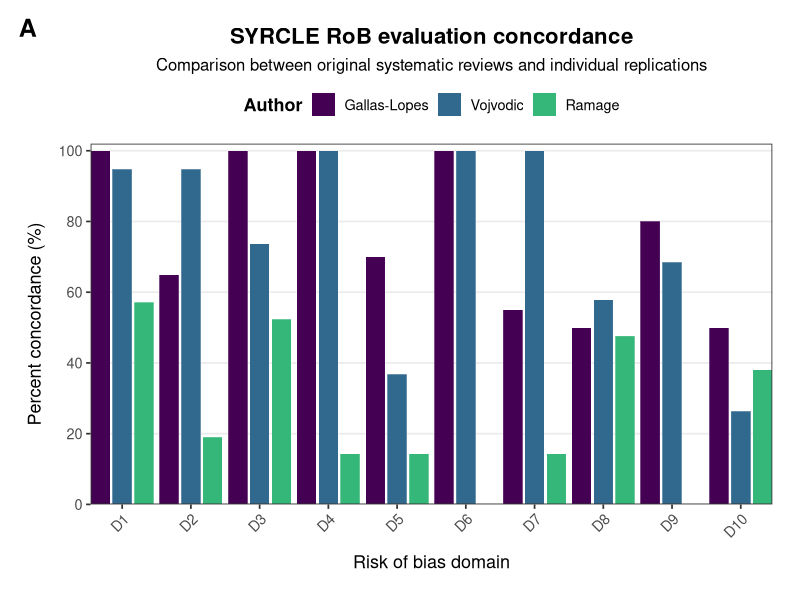
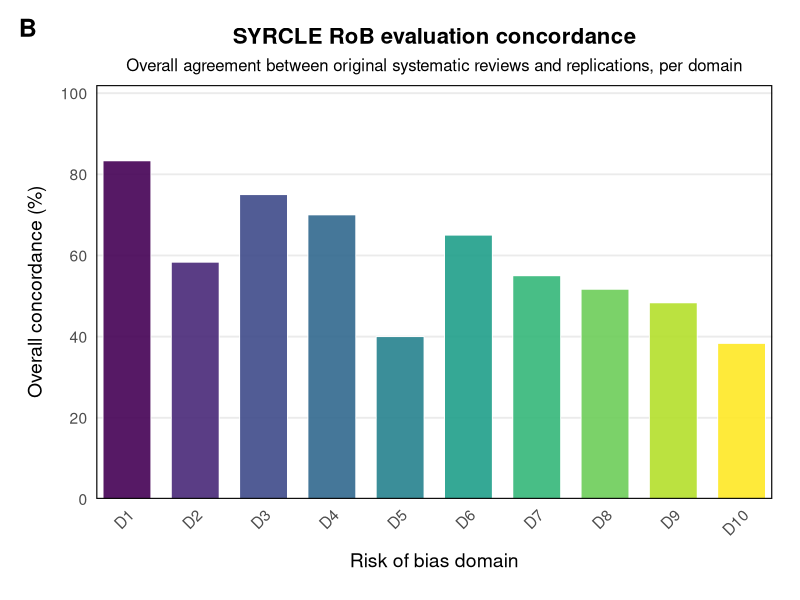
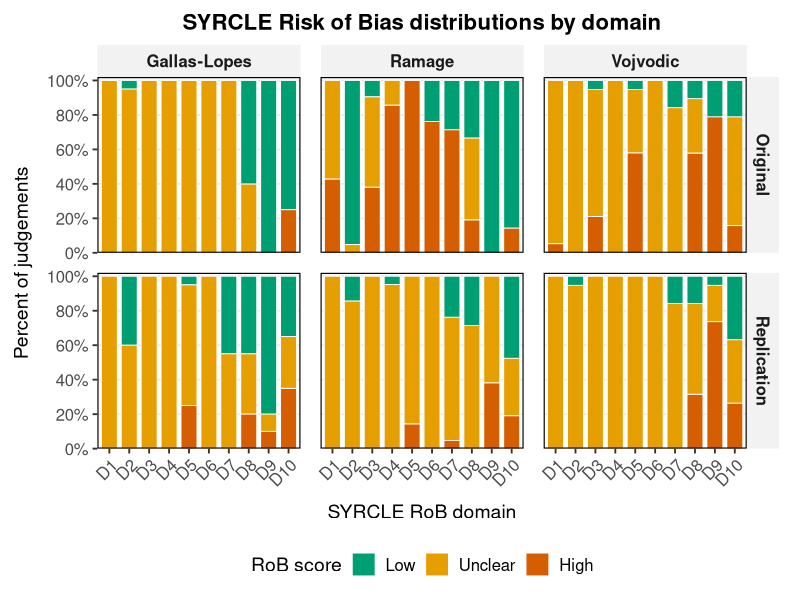
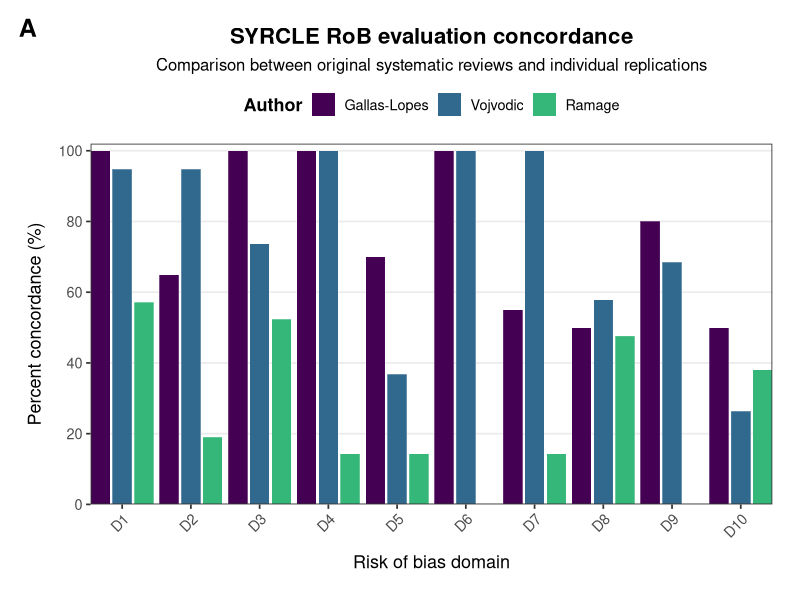
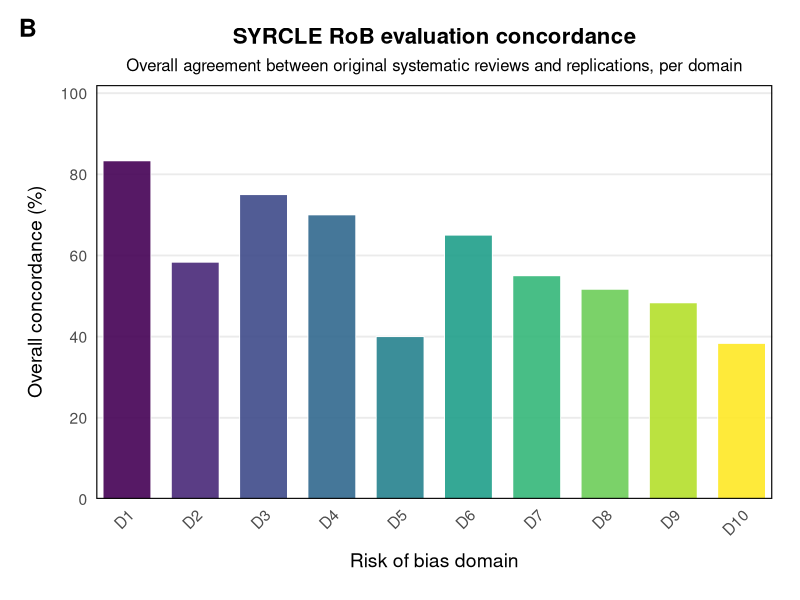
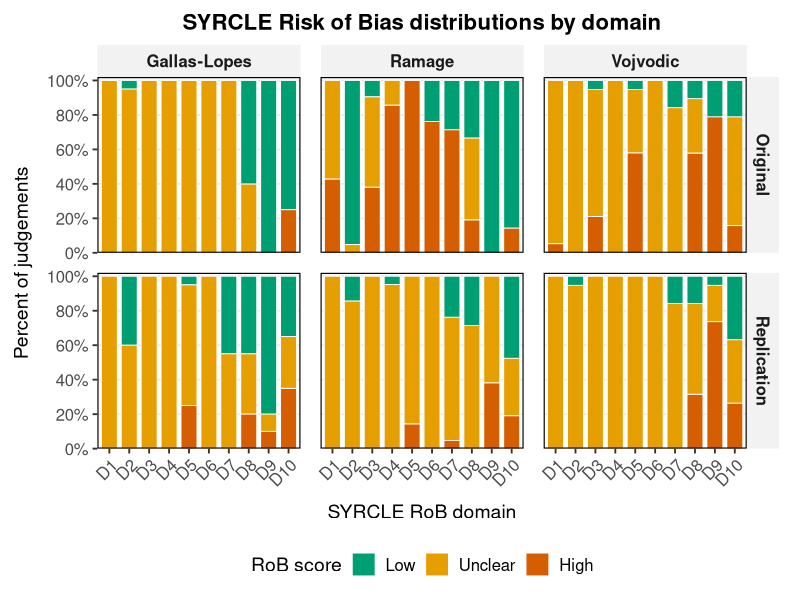

These charts were generated, in order, by the following R code:
# Load required R packages
library(tidyverse)
library(stringr)
library(forcats)
library(tidyr)
library(patchwork)
library(scales)

Risk_of_bias_per_study <- read_csv("Data/Entered/Risk_of_bias_per_study.csv") %>%
  filter(!if_all(everything(), is.na))

# Domain order (for abbreviated names)
RoB_domain_list <- c("D1", "D2", "D3", "D4", "D5", "D6", "D7", "D8", "D9", "D10")

RoB_individual <- Risk_of_bias_per_study %>%
  tidyr::pivot_wider(names_from = Type, values_from = Risk_Type) %>% 
  filter(!is.na(Original)) %>%
  filter(!is.na(Replication)) %>%
  mutate(match = ifelse(Original == Replication, "yes", "no")) %>%
  group_by(Author, Domain_short) %>%
  add_count(name = "total") %>%
  group_by(Author, Domain_short, match) %>%
  add_count(name = "count") %>%
  ungroup() %>%
  mutate(perc = count / total * 100) 

# Custom legend order
legend_order <- c("Gallas-Lopes", "Vojvodic", "Ramage")

Concordance <- RoB_individual %>%
  filter(match == "yes") %>%
  select(Author, Domain_short, perc) %>%
  unique() %>%
  mutate(Author = factor(Author, levels = legend_order)) %>%
  complete(Domain_short, Author) %>%
  rename(Percent_concordance = perc) %>%
  mutate(Domain_short = factor(Domain_short, levels = RoB_domain_list)) 
   
cols <- c(
  # replace the two below with your actual author names from base_labels
  "Gallas-Lopes"  =  viridis::viridis(4)[1],
  "Vojvodic"  =   viridis::viridis(4)[2],
  "Ramage" =  viridis::viridis(4)[3]
)

plot_individual <- ggplot(
  Concordance,
  aes(x = Domain_short, y = Percent_concordance, fill = Author)
) +
  geom_col(
    position = position_dodge2(width = 0.95, preserve = "single"),
    width = 0.95,
    colour = "white",
    linewidth = 0.1,
    na.rm = TRUE
  ) +
  scale_y_continuous(
    limits = c(0, 100),
    breaks = seq(0, 100, 20),
    expand = expansion(mult = c(0, 0.02))
  ) +
  scale_x_discrete(
    expand = expansion(mult = c(0.02, 0.02))
  ) +
  scale_fill_manual(
    values = cols,
    limits = legend_order,
    drop = FALSE,
    name = "Author"
  ) +
  labs(
    title = "SYRCLE RoB evaluation concordance",
    subtitle = "Comparison between original systematic reviews and individual replications",
    x = "Risk of bias domain",
    y = "Percent concordance (%)"
  ) +
  theme_bw(base_size = 13) +
  theme(
    plot.title = element_text(face = "bold", size = 16, hjust = 0.5),
    plot.subtitle = element_text(size = 12, hjust = 0.5),
    
    axis.text.x = element_text(angle = 45, hjust = 1),
    axis.title.x = element_text(margin = margin(t = 10)),
    axis.title.y = element_text(margin = margin(r = 10)),
    
    panel.grid.minor = element_blank(),
    panel.grid.major.x = element_blank(),  # cleaner look
    
    legend.position = "top",
    legend.title = element_text(face = "bold"),
    
    plot.margin = margin(10, 15, 10, 10)
  )

plot_individual <- plot_individual +
  labs(tag = "A") +
  theme(
    plot.tag = element_text(size = 18, face = "bold"),
    plot.tag.position = c(0, 1),       # top-left *inside* plot area
    plot.margin = margin(20, 20, 20, 20)   # create space
  )

plot_individual

ggsave(
  filename = "plots/Figure3A.png",
  plot = plot_individual,
  width = 12,       # square
  height = 12,      # square
  units = "in",
  dpi = 600
)

## Plot combined concordance data --------------------------------------------
Overall_summary <- RoB_individual %>%
  filter(match == "yes") %>%
  select(Author, Domain_short, count, total) %>%
  unique() %>%
  group_by(Domain_short) %>%
  mutate(overall_total = 21 + 20 + 19) %>%
  mutate(overall_agree = sum(count)) %>%
  mutate(overall_concordance = overall_agree/overall_total*100) %>%
  select(-c(Author, count, total)) %>%
  unique() %>%
  mutate(Domain_short = factor(Domain_short, levels = RoB_domain_list)) 

# Use manual fill scale with your colors
plot_avgs <- ggplot(
  Overall_summary,
  aes(x = Domain_short, y = overall_concordance, fill = Domain_short)
) +
  geom_col(
    width = 0.7,
    colour = "white",
    linewidth = 0.3,
    alpha = 0.9,
    na.rm = TRUE
  ) +
  scale_y_continuous(
    limits = c(0, 100),
    breaks = seq(0, 100, 20),
    expand = expansion(mult = c(0, 0.02))
  ) +
  scale_x_discrete(
    expand = expansion(mult = c(0.05, 0.05))
  ) +
  scale_fill_manual(values = viridis::viridis(10), name = "Domain") +
  labs(
    title = "SYRCLE RoB evaluation concordance",
    subtitle = "Overall agreement between original systematic reviews and replications, per domain",
    x = "Risk of bias domain",
    y = "Overall concordance (%)"
  ) +
  theme_minimal(base_size = 14) +
  theme(
    plot.title = element_text(face = "bold", size = 16, hjust = 0.5),
    plot.subtitle = element_text(size = 12, hjust = 0.5),
    
    axis.text.x = element_text(angle = 45, hjust = 1),
    axis.title.x = element_text(margin = margin(t = 10)),
    axis.title.y = element_text(margin = margin(r = 10)),
    panel.border = element_rect(colour = "black", fill = NA, linewidth = 0.8),
    
    
    panel.grid.minor = element_blank(),
    panel.grid.major.x = element_blank(),
    
    legend.position = "none",  
    
    plot.margin = margin(10, 15, 10, 10)
  )

plot_avgs <- plot_avgs +
  labs(tag = "B") +
  theme(
    plot.tag = element_text(size = 18, face = "bold"),
    plot.tag.position = c(0, 1),       # top-left *inside* plot area
    plot.margin = margin(20, 20, 20, 20)   # create space
  )

plot_avgs

ggsave(
  filename = "plots/Figure3B.png",
  plot = plot_avgs,
  width = 12,       # square
  height = 12,      # square
  units = "in",
  dpi = 600
)

## Plot risk of bias classification distributions  --------------------------------------------
RoB_percentages <- Risk_of_bias_per_study %>%
  group_by(Author, Type, Domain_short) %>%
  filter(Study %in% RoB_individual$Study) %>%
  add_count(name = "total") %>%
  group_by(Author, Type, Domain_short, Risk_Type) %>%
  add_count(name = "count") %>%
  mutate(perc = count/total*100) %>%
  ungroup() %>%
  select(Author, Domain_short, Type, perc, Risk_Type) %>%
  distinct() %>%
  mutate(Domain_short = factor(Domain_short, levels = RoB_domain_list)) %>%
  mutate(Risk_Type = factor(Risk_Type, levels = c("Low", "Unclear", "High")))

RoB1 <- ggplot(RoB_percentages, aes(x = Domain_short, y = perc, fill = Risk_Type)) +
  geom_col(width = 0.8, color = "white", linewidth = 0.3) +
  facet_grid(Type ~ Author) +
  scale_y_continuous(
    limits = c(0, 100),
    expand = expansion(mult = c(0, 0.02)),
    breaks = seq(0, 100, 20),
    labels = label_number(accuracy = 1, suffix = "%")
  ) +
  scale_fill_manual(
    values = c(Low = "#009E73", Unclear = "#E69F00", High = "#D55E00"),
    name = "RoB score"
  ) +
  labs(
    x = "SYRCLE RoB domain",
    y = "Percent of judgements",
    title = "SYRCLE Risk of Bias distributions by domain"
  ) +
  theme_bw(base_size = 14) +
  theme(
    plot.title = element_text(face = "bold", size = 16, hjust = 0.5),
    strip.background = element_rect(fill = "grey95", color = NA),
    strip.text = element_text(size = 12, face = "bold"),
    axis.text.x = element_text(size = 12, angle = 45, hjust = 1),
    axis.text.y = element_text(size = 12),
    axis.title.x = element_text(margin = margin(t = 10)),
    axis.title.y = element_text(margin = margin(r = 10)),
    panel.border = element_rect(color = "black", fill = NA, linewidth = 0.8),
    panel.grid.major.x = element_blank(),
    panel.grid.minor = element_blank(),
    legend.position = "bottom",
    legend.text = element_text(size = 12),
    panel.spacing = unit(1, "lines"),
    plot.margin = margin(10, 15, 10, 10)
  )

RoB1

ggsave(
  filename = "plots/Figure2.png",
  plot = RoB1,
  width = 12,       # square
  height = 12,      # square
  units = "in",
  dpi = 600
)
